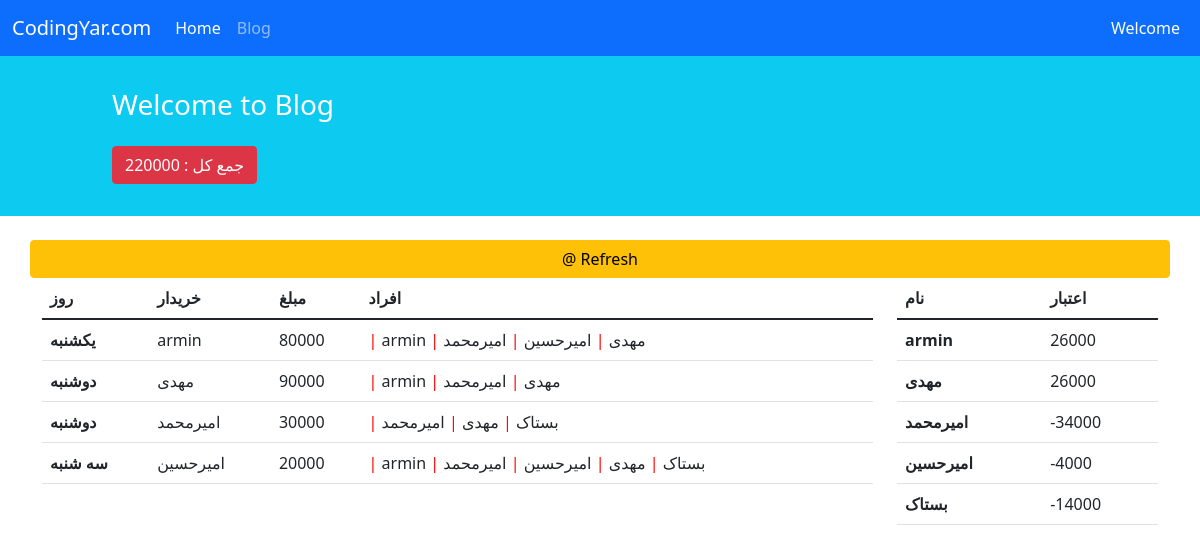
The app's page /2/refresh/ with its own data.
### hesab/models.py (models this page shows, shortened)
class Shopping(models.Model):
    CHOICES = (('0', 'شنبه'),
               ('1', 'یکشنبه'),
               ('2', 'دوشنبه'),
               ('3', 'سه شنبه'),
               ('4', 'چهارشنبه'),
               ('5', 'پنج شنبه'),
               ('6', 'جمعه')
               )
    name = models.CharField(choices=CHOICES, max_length=100)
    week = models.ForeignKey(Week, on_delete=models.PROTECT, related_name='weekshopping', null=True)
    day = models.DateField()
    buyer = models.ForeignKey(User, on_delete=models.CASCADE, related_name='usershopping')
    consumer = models.ManyToManyField(User)
    amount = models.IntegerField()
    goods = models.CharField(max_length=500)

class Money(models.Model):
    user = models.ForeignKey(User, on_delete=models.CASCADE, related_name='usermoney')
    week = models.ForeignKey(Week, on_delete=models.CASCADE, related_name='weekmoney')
    money = models.IntegerField(default=0)

### hesab/views.py (the view)
# urls.py: path('<int:pk>/refresh/', views.refresh, name='refresh'),
def refresh(request,pk):
    week = Week.objects.get(id=pk)
    shopping = Shopping.objects.filter(week=week).order_by('name')
    moneys = Money.objects.filter(week=week)
    for money in moneys:
        print('=')
        my_money = 0
        chosen_shopping = Shopping.objects.filter(week=week)
        chosen_shopping_buyer = Shopping.objects.filter(week=week, buyer=money.user)
        for shop in chosen_shopping_buyer:
            my_money += int(shop.amount)
        sum=0
        for shop in chosen_shopping:
            sum += shop.amount
            numbers = shop.consumer.all().count()
            if money.user in shop.consumer.all():
                my_money -= int(shop.amount / numbers)
            Money.objects.filter(user=money.user, week=week).update(money=my_money)
    try:
        return render(request, 'hesab/week_details.html', {'week': week, 'sum':sum, 'shopping': shopping})
    except:
        return render(request, 'hesab/week_details.html', {'week': week, 'sum': 0, 'shopping': shopping})

### hesab/templates/hesab/week_details.html (shortened to what this page needs)
{% extends '_base.html' %}
{% block extra %}
    <p  class="btn btn-danger">جمع کل : {{ sum }}</p>
{% endblock extra%}
{% block content %}
    <div class="container mt-4">
        <div class="row">
        <a class="btn btn-warning" type="submit" href="{% url 'refresh' week.id %}">@ Refresh</a>
            <div class="col-9">
                <table class="table table-hover">
                    <thead>
                    <tr>
                        <th scope="col"> روز</th>
                        <th scope="col">خریدار</th>
                        <th scope="col">مبلغ</th>
                        <th scope="col">افراد</th>
                    </tr>
                    </thead>
                    <tbody>
                    <tr>
                        {% for day in shopping%}
                            <th scope="row">{{ day.get_name_display }}</th>
                            <td>{{ day.buyer }}</td>
                            <td>{{ day.amount }}</td>
                            <td>
                                {% for con in day.consumer.all %}
                                    <span style="color:red"> | </span> {{ con.username }}
                                {% endfor %}
                            </td>
                            </tr>
                        {% endfor %}
                    </tbody>
                </table>
            </div>
            <div class="col-3">
                <table class="table">
                    <thead>
                    <tr>
                        <th scope="col">نام</th>
                        <th scope="col">اعتبار</th>
                    </tr>
                    </thead>
                    <tbody>
                        {% for mon in week.weekmoney.all %}
                    <tr>
                            <th scope="row">{{ mon.user }}</th>
                            <td>
                            {% if mon.money == 0 %}
                                0
                            {% else %}
                                {{ mon.money }}
                            {% endif %}
                            </td>
                    </tr>
                        {% endfor %}
                    </tbody>
                </table>
            </div>
        </div>
{% endblock content %}

### templates/_base.html (shortened to what this page needs)
<!doctype html>
<html lang="en">
<head>
    <link href="https://cdn.jsdelivr.net/npm/bootstrap@5.1.3/dist/css/bootstrap.min.css" rel="stylesheet"
>
</head>
<body>
<nav class="navbar navbar-expand-lg navbar-dark bg-primary">
    <div class="container-fluid">
        <a class="navbar-brand" href="#">CodingYar.com</a>
        <div class="collapse navbar-collapse" id="navbarNavAltMarkup">
            <div class="navbar-nav">
                <a class="nav-link active" aria-current="page" href="#">Home</a>
                <a class="nav-link" href="#">Blog</a>
            </div>
        </div>
        <div class="mx-2 text-white">Welcome</div>
    </div>
</nav>
<div class="container-fluid bg-info">
    <div class="row py-3">
        <div class="col-md-8 col-md-10 mx-auto">
            <h3 class="my-4 mt-3 text-white">Welcome to  Blog</h3>
            {% block extra %}
            {% endblock extra %}
        </div>
    </div>
</div>
{% block content %}
{% endblock content %}
</body>
</html>

### records on screen
Shopping: name "یکشنبه", buyer "armin", amount "80000"
Shopping: name "دوشنبه", buyer "مهدی", amount "90000"
Shopping: name "دوشنبه", buyer "امیرمحمد", amount "30000"
Shopping: name "سه شنبه", buyer "امیرحسین", amount "20000"
Money: user "armin", money "26000"
Money: user "مهدی", money "26000"
Money: user "امیرمحمد", money "-34000"
Money: user "امیرحسین", money "-4000"
Money: user "بستاک", money "-14000"

### other values on screen
{{ sum }} "220000"
{{ con.username }} "armin"
{{ con.username }} "مهدی"
{{ con.username }} "امیرحسین"
{{ con.username }} "امیرمحمد"
{{ con.username }} "بستاک"
